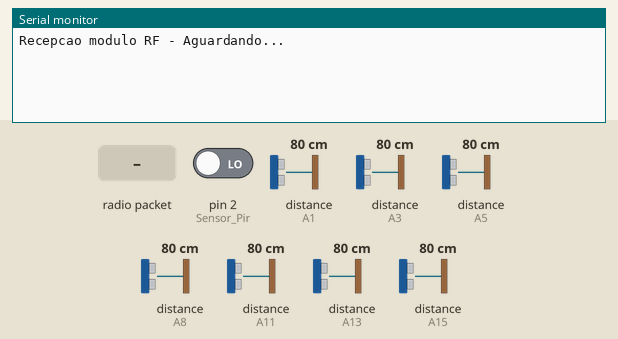
Simulated run of this sketch. Board: Arduino Mega 2560, built with avr-gcc and run on an emulated ATmega2560. Parts: the last lines printed to the serial monitor. Inputs (shaded band) come from the test bench; at power-on: pin 2 (Sensor_Pir) LOW, distance to the obstacle (sensors on A3, A11, A1, A5, A8, A13, A15) 80 cm. The echo pulse lasts 58.3 µs per cm; storage starts empty; no radio packets arrive unless stated.

Above: at 1.2 s.
1.3 s: pin 2 (Sensor_Pir) driven HIGH
At 2.4 s:
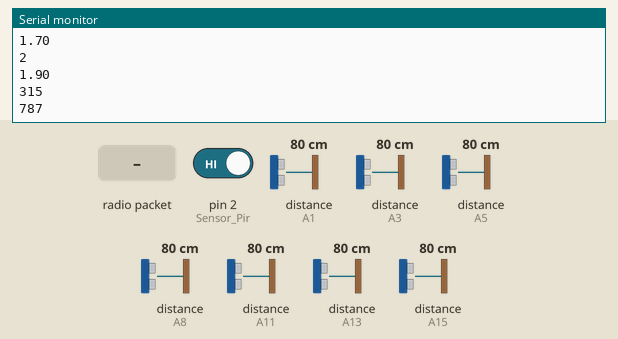
2.8 s: radio packet "1" arrives
4.3 s: distance to the obstacle (sensor on A3) set to 250 cm
At 4.41 s:
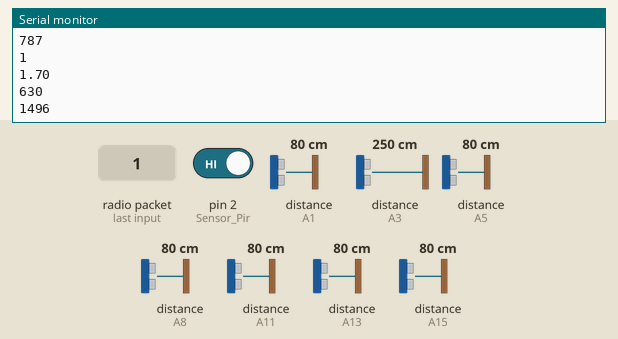
5.8 s: distance to the obstacle (sensor on A11) set to 299 cm
At 6.0 s:
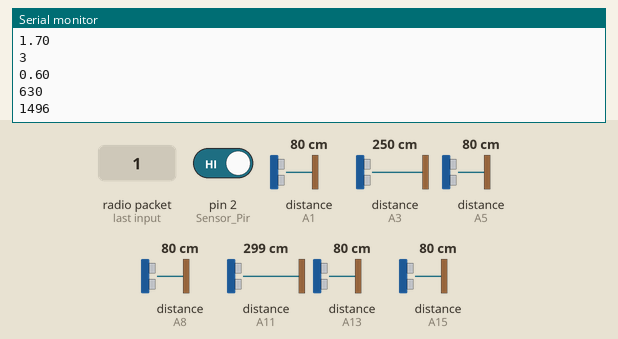
7.3 s: radio packet "2" arrives
Timing chart, 0 to 9.8 s (numbered marks = the images above; inputs shaded):
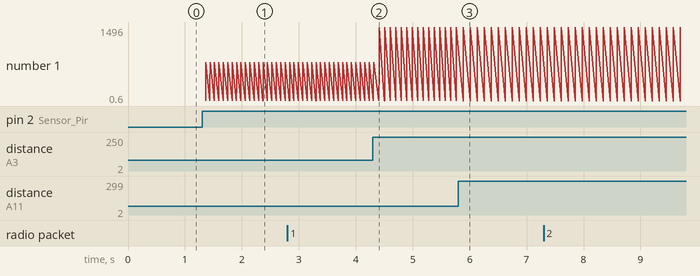

The sketch:

Peso_Receptor.ino
```cpp
//------------------------COMEÇO ULTRASOM------------------------/
#include <Ultrasonic.h>
//HC-SR04 - 1
#include <SdFat.h>

#define pino_trigger1 A0
#define pino_echo1 A1
//HC-SR04 - 2
#define pino_trigger2 A2
#define pino_echo2 A3
//HC-SR04 - 3
#define pino_trigger3 A4
#define pino_echo3 A5
//HC-SR04 - 4
#define pino_trigger4 A14
#define pino_echo4 A15
//HC-SR04 - 5
#define pino_trigger5 A7
#define pino_echo5 A8
//HC-SR04 - 6
#define pino_trigger6 A10
#define pino_echo6 A11
//HC-SR04 - 7
#define pino_trigger7 A12
#define pino_echo7 A13

//define as variaveis que recebem as distancias lidas pelos sensores
Ultrasonic ultrasonic1(pino_trigger1, pino_echo1);
Ultrasonic ultrasonic2(pino_trigger2, pino_echo2);
Ultrasonic ultrasonic3(pino_trigger3, pino_echo3);
Ultrasonic ultrasonic4(pino_trigger4, pino_echo4);
Ultrasonic ultrasonic5(pino_trigger5, pino_echo5);
Ultrasonic ultrasonic6(pino_trigger6, pino_echo6);
Ultrasonic ultrasonic7(pino_trigger7, pino_echo7);

bool b_cmMsec1, b_cmMsec2, b_cmMsec3, b_cmMsec4, b_cmMsec5, b_cmMsec6, b_cmMsec7, b_cmMsec8, b_IR;

int pos1 = 0.6, pos2 = 1.20/*IR*/, pos3 = 1.80, pos4 = 0, pos5 = 0.9, pos6 = 1.8, pos7 = 1.0, pos8 = 1.5;
float comprimento1, largura1, altura1, comprimento2, largura2, altura2;
int Acionamento; //Variavel para guardar valor do sensor
int circmin, circmax, pesomin, pesomax;
//------------------------FIM ULTRASOM-------------------------/

#include <VirtualWire.h>

#define Sensor_Pir 2
char recebido_RF_char[6];

SdFat sdCard;
SdFile meuArquivo;

// Pino ligado ao CS do modulo
const int chipSelect = 4;

void setup()
{
  Serial.begin(2000000);
  //Pino ligado ao pino DATA do receptor RF
  vw_set_rx_pin(7);
  //Velocidade de comunicacao (bits por segundo)
  vw_setup(500);
  //Inicia a recepcao
  vw_rx_start();
  Serial.println("Recepcao modulo RF - Aguardando...");
  pinMode(Sensor_Pir, INPUT);
    // Inicializa o modulo SD
  if(!sdCard.begin(chipSelect,SPI_HALF_SPEED))sdCard.initErrorHalt();
  // Abre o arquivo LER_POT.TXT
  if (!meuArquivo.open("dados.txt", O_RDWR | O_CREAT | O_AT_END))
  {
    sdCard.errorHalt("Erro na abertura do arquivo DADOS.TXT!");
  }

}

void loop()
{
  float cmMsec1;
  float cmMsec2;
  float cmMsec3;
  float cmMsec4;
  float cmMsec5;
  float cmMsec6;
  float cmMsec7;
  float cmMsec8;
  long microsec1 = ultrasonic1.timing();
  long microsec2 = ultrasonic2.timing();
  long microsec3 = ultrasonic3.timing();
  long microsec4 = ultrasonic4.timing();
  long microsec5 = ultrasonic5.timing();
  long microsec6 = ultrasonic6.timing();
  long microsec7 = ultrasonic7.timing();
  cmMsec1 = ultrasonic1.convert(microsec1, Ultrasonic::CM);
  cmMsec2 = ultrasonic2.convert(microsec2, Ultrasonic::CM);
  cmMsec3 = ultrasonic3.convert(microsec3, Ultrasonic::CM);
  cmMsec4 = ultrasonic4.convert(microsec4, Ultrasonic::CM);
  cmMsec5 = ultrasonic5.convert(microsec5, Ultrasonic::CM);
  cmMsec6 = ultrasonic6.convert(microsec6, Ultrasonic::CM);
  cmMsec7 = ultrasonic7.convert(microsec7, Ultrasonic::CM);

  uint8_t buf[VW_MAX_MESSAGE_LEN];
  uint8_t buflen = VW_MAX_MESSAGE_LEN;

  if (vw_get_message(buf, &buflen))
  {
    for (int i = 0; i < buflen; i++)
    {
      //Armazena os caracteres recebidos
      recebido_RF_char[i] = char(buf[i]);
    }
    recebido_RF_char[buflen] = '\0';

    //Mostra no serial monitor o valor recebido
    Serial.print("Recebido: ");
    Serial.println(recebido_RF_char);
  }

  Acionamento = digitalRead(Sensor_Pir); //Le o valor do sensor PIR

  if (Acionamento == HIGH) //Caso seja detectado um movimento, aciona o rele
  {
    if (cmMsec1 > 200)
    {
      b_cmMsec1 = true;

    }
    else {
      b_cmMsec1 = false;
    }
    if (cmMsec2 > 200)
    {
      b_cmMsec2 = true;

    }
    else {
      b_cmMsec2 = false;
    }
    if ((cmMsec3 - 3125) > 200)
    {
      b_cmMsec3 = true;

    }
    else {
      b_cmMsec3 = false;
    }
    if (cmMsec4 > 200)
    {
      b_cmMsec4 = true;

    }
    else {
      b_cmMsec4 = false;
    }
    if (cmMsec5 > 200)
    {
      b_cmMsec5 = true;

    }
    else {
      b_cmMsec5 = false;
    }
    if (cmMsec6 > 200)
    {
      b_cmMsec6 = true;

    }
    else {
      b_cmMsec6 = false;
    }
    if (cmMsec7 > 200)
    {
      b_cmMsec7 = true;

    }
    else {
      b_cmMsec7 = false;
    }
    pesar_Boi();
    medir_alt();
    medir_com();
    medir_lar();
    circmin = (2 * altura1);
    circmax = (2 * altura2);
    pesomin = ((circmin * circmin) * comprimento1 * 87.5);
    pesomax = ((circmax * circmax) * comprimento2 * 87.5);
    Serial.println(pesomin);
    Serial.println(pesomax);
    meuArquivo.print("Identificação e Pesagem: ");
    meuArquivo.println("Peso Máximo");
    meuArquivo.println(pesomax);
    meuArquivo.println("Peso Mínimo");
    meuArquivo.println(pesomin);

  if (millis() == 300000)
  {
    // Interrompe o processo e fecha o arquivo
    Serial.println("Processo de gravacao interrompido. Retire o SD!");
    meuArquivo.close();
    while (1) {}
    }
  }
}

void medir_alt()
{
  //Eixo Z
  if (!b_cmMsec1) {
    if (!b_cmMsec2) {
      altura1 = 0.6;
      altura2 = 1.0;
    }
    if (!b_cmMsec3) {
      altura1 = 1.2;
      altura2 = 1.7;
      Serial.println(1);
      Serial.println(altura2);
    }
  }
}

void medir_com() {
  //Eixo Y
  if (!b_cmMsec4) {
    if (!b_cmMsec2)
    {
      comprimento1 = 1;
      comprimento2 = 1.9;
      Serial.println(2);
      Serial.println(comprimento2);
    }
    if (!b_cmMsec5)
    {
      comprimento1 = 1.8;
      comprimento2 = 1.9;

    }
  }
  if ((!b_cmMsec2) && (!b_cmMsec5))
  {
    comprimento1 = 0.9;
    comprimento2 = 1;

  }
}

void medir_lar() {
  //Eixo X
  if ((!b_cmMsec6) && (!b_cmMsec7)) {
    largura1 = 0.3;
  }
  else {
    largura2 = 0.6;
    Serial.println(3);
    Serial.println(largura2);
  }
}

void pesar_Boi() {
  float cmMsec1;
  float cmMsec2;
  float cmMsec3;
  float cmMsec4;
  float cmMsec5;
  float cmMsec6;
  float cmMsec7;
  float cmMsec8;
  long microsec1 = ultrasonic1.timing();
  long microsec2 = ultrasonic2.timing();
  long microsec3 = ultrasonic3.timing();
  long microsec4 = ultrasonic4.timing();
  long microsec5 = ultrasonic5.timing();
  long microsec6 = ultrasonic6.timing();
  long microsec7 = ultrasonic7.timing();
  cmMsec1 = ultrasonic1.convert(microsec1, Ultrasonic::CM);
  cmMsec2 = ultrasonic2.convert(microsec2, Ultrasonic::CM);
  cmMsec3 = ultrasonic3.convert(microsec3, Ultrasonic::CM);
  cmMsec4 = ultrasonic4.convert(microsec4, Ultrasonic::CM);
  cmMsec5 = ultrasonic5.convert(microsec5, Ultrasonic::CM);
  cmMsec6 = ultrasonic6.convert(microsec6, Ultrasonic::CM);
  cmMsec7 = ultrasonic7.convert(microsec7, Ultrasonic::CM);
}
```

Measured:
- after the input at 1.3 s, the serial monitor: prints a new line after 0.06 s (image 1)
- after the input at 4.3 s, the serial monitor: prints a new line after 0.11 s (image 2)
- after the input at 5.8 s, the serial monitor: prints a new line after 0.09 s (image 3)
- plotted number 1: 787 → 1496 after the input at 4.3 s
